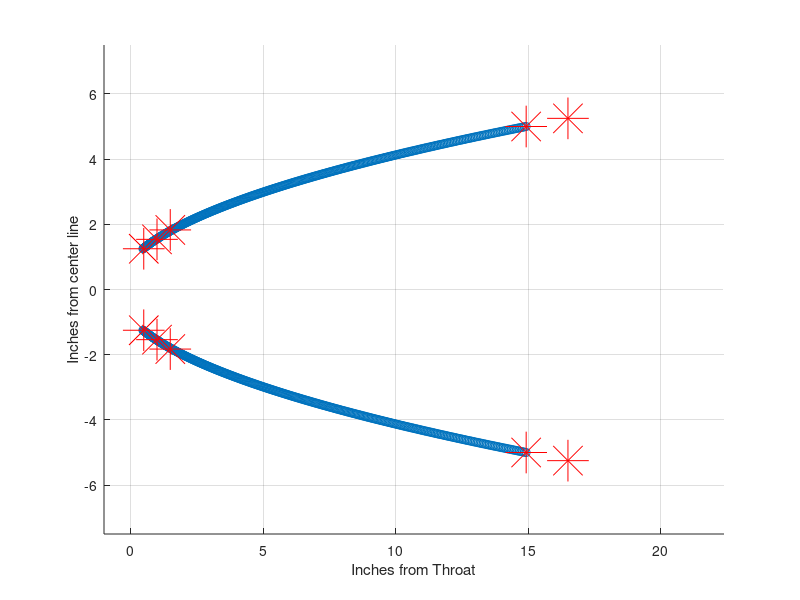

Here is the MATLAB script that generated this plot:
%%%%%%%%%%%%%%%%%%%%%%%%%%%%%%%%%%%%%%%%%%%%%%%%%%%%%%%%%%%%%%%%%%%%%%%%%%%
%  Nozzle Parabolem
%
%  Author: Edwin Jacobson
%
%  Description: 
%  This script takes user input in the form of a vector and determines the 
%  exit divergence angle of a bell nozzle as well as the quadratic
%  coefficients. Sample points are created at the inlet of the nozzle to
%  assist the polyfit feature determine a best fit quadratic. Once the
%  quadratic is known, another point is placed slightly after the exit
%  point and the angle is measured to determine the exit divergence angle. 
%
%
%%%%%%%%%%%%%%%%%%%%%%%%%%%%%%%%%%%%%%%%%%%%%%%%%%%%%%%%%%%%%%%%%%%%%%%%%%%

clc
clear

%--- INPUTS ---
%USER inputs x1,r1,x2,r2,initial, & divergence angle
data=[0.5 1.25 14.93 5 30];


%Extract Data input
xdata= [data(1) data(1) data(3) data(3)]; %Vector of x inputs
ydata= [data(2) -data(2) data(4) -data(4)]; %Vecotor of mirrored y inputs
div_a=data(5); %Divergence Angle

xscale=1.5*data(3);
yscale=1.5*data(4);

%Create two points to obtain divergence angle
dx=1/2;
da_x1=data(1);
da_x2=dx+data(1);
da_x3=2*dx+data(1);
da_y1=data(2);
da_y2=da_y1+(dx*tand(div_a));
da_y3=da_y1+(2*dx*tand(div_a));

%Add points to polyfit 
xdata=[xdata da_x2 da_x2 da_x3 da_x3];
ydata=[ydata da_y2 -da_y2 da_y3 -da_y3];


%Create quadratic from four points 
poly=polyfit(ydata, xdata,2);

%Find exit divergence angle using point on quadratic
dx2=dx/2;
xe=xdata(3);
ye=ydata(3);
ye2=ye+dx2;
xe2=poly(1)*ye2^2+poly(2)*ye2+poly(3);
div_angle2=atand((dx2)/(xe-xe2))*-1;

%Add ending points
xdata=[xdata xe2 xe2];
ydata=[ydata ye2 -ye2];

%Plot Results
step=0.01;
y1=ydata(4):step:ydata(2);
y2=ydata(1):step:ydata(3);
y=[y1 y2];
x=polyval(poly,y);
hold on
plot(x,y,'o')
plot(xdata,ydata,'*r','markersize',30)
xlabel('Inches from Throat');
ylabel('Inches from center line');
xlim([-1 xscale])
ylim([-yscale yscale])
grid on

%Print Results
fprintf(' Quadratic Function: X(y)=%fy^2+%fy+%f\n\n ', poly(1), poly(2), poly(3));
fprintf('Exit Divergence Angle: %f°\n\n\n\n ', div_angle2);
